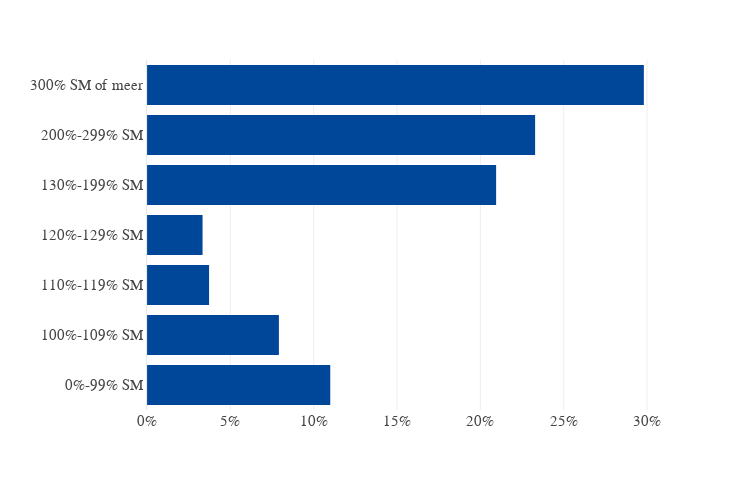

Notebook cell for this chart:
### Code cell
fig = Bar.single(arm_long.query("jaar == 2011"), x='value', y='inkomen', orientation='h')
fig.update_xaxes(dict(tickformat=".0%"))

### Figure 1 — Plotly figure (JSON) as saved in the notebook; plotly's stock layout.template omitted (floating-point values rounded to 4 significant figures)
{"data": [{"alignmentgroup": "True", "hovertemplate": "value=%{x}<br>inkomen=%{y}<extra></extra>", "legendgroup": "", "marker": {"color": "#004699", "pattern": {"shape": ""}}, "name": "", "offsetgroup": "", "orientation": "h", "showlegend": false, "textposition": "auto", "type": "bar", "x": [0.1099, 0.07914, 0.03723, 0.03333, 0.2095, 0.2328, 0.2981], "xaxis": "x", "y": ["0%-99% SM", "100%-109% SM", "110%-119% SM", "120%-129% SM", "130%-199% SM", "200%-299% SM", "300% SM of meer"], "yaxis": "y"}], "layout": {"height": 490, "legend": {"title": {"text": ""}, "tracegroupgap": 0}, "margin": {"t": 60}, "width": 750, "xaxis": {"anchor": "y", "domain": [0, 1], "tickformat": ".0%", "title": {"text": ""}}, "yaxis": {"anchor": "x", "automargin": true, "domain": [0, 1], "title": {"text": ""}}}}
